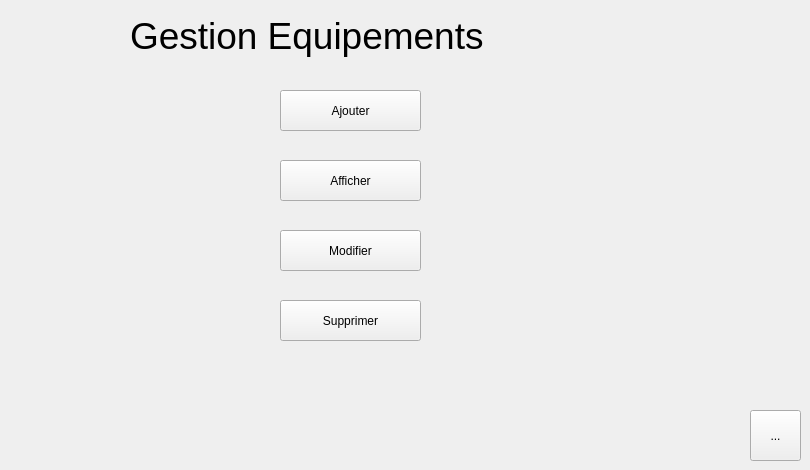
      <widget class="QWidget" name="page_21">
       <widget class="QPushButton" name="ajouter_equipements">
        <property name="geometry">
         <rect>
          <x>280</x>
          <y>90</y>
          <width>141</width>
          <height>41</height>
         </rect>
        </property>
        <property name="text">
         <string>Ajouter</string>
        </property>
       </widget>
       <widget class="QPushButton" name="affiche_equipements">
        <property name="geometry">
         <rect>
          <x>280</x>
          <y>160</y>
          <width>141</width>
          <height>41</height>
         </rect>
        </property>
        <property name="text">
         <string>Afficher</string>
        </property>
       </widget>
       <widget class="QPushButton" name="modifier_equipements">
        <property name="geometry">
         <rect>
          <x>280</x>
          <y>230</y>
          <width>141</width>
          <height>41</height>
         </rect>
        </property>
        <property name="text">
         <string>Modifier</string>
        </property>
       </widget>
       <widget class="QPushButton" name="supprimer_equipements">
        <property name="geometry">
         <rect>
          <x>280</x>
          <y>300</y>
          <width>141</width>
          <height>41</height>
         </rect>
        </property>
        <property name="text">
         <string>Supprimer</string>
        </property>
       </widget>
       <widget class="QLabel" name="label_89">
        <property name="geometry">
         <rect>
          <x>130</x>
          <y>10</y>
          <width>461</width>
          <height>51</height>
         </rect>
        </property>
        <property name="styleSheet">
         <string notr="true">font: 28pt;</string>
        </property>
        <property name="text">
         <string>Gestion Equipements</string>
        </property>
       </widget>
       <widget class="QToolButton" name="mailing_12">
        <property name="geometry">
         <rect>
          <x>750</x>
          <y>410</y>
          <width>51</width>
          <height>51</height>
         </rect>
        </property>
        <property name="text">
         <string>...</string>
        </property>
        <property name="icon">
         <iconset>
          <normaloff>../../icon-maison.png</normaloff>../../icon-maison.png</iconset>
        </property>
        <property name="iconSize">
         <size>
          <width>50</width>
          <height>35</height>
         </size>
        </property>
       </widget>
      </widget>
